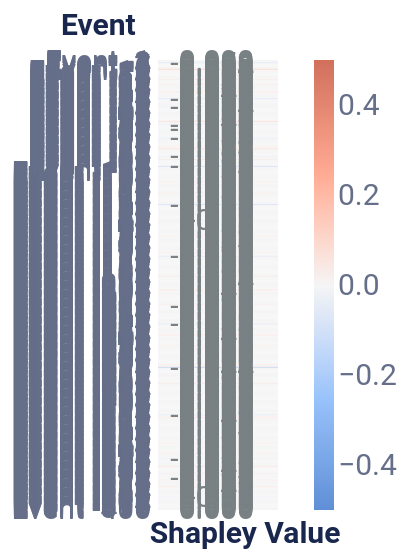

The cell this chart's notebook holds for it:
### Code cell
plot_event_heatmap(ev_i)

### Figure 1 — Vega-Lite specification as saved in the notebook (floating-point values rounded to 4 significant figures; data arrays with more than 128 entries replaced by an {"elided": "..."} marker saying what was removed)
{"config": {"axis": {"domain": true, "domainColor": "#666F89", "grid": false, "gridCap": "round", "gridColor": "#B3B7C4", "gridDash": [2, 4], "gridWidth": 0.5, "labelColor": "#666F89", "labelFont": "Roboto, Arial, sans-serif", "labelPadding": 2, "tickColor": "#666F89", "tickOpacity": 0.5, "tickSize": 4, "titleColor": "#19274E", "titleFont": "Roboto, Arial, sans-serif", "titleFontSize": 12}, "axisBand": {"domain": true, "labelPadding": 4, "ticks": false}, "axisY": {"domain": false, "titleAlign": "left", "titleAngle": 0, "titleX": -20, "titleY": -10}, "legend": {"labelColor": "#666F89", "labelFont": "Roboto, Arial, sans-serif", "labelFontSize": 12, "symbolSize": 40, "titleColor": "#19274E", "titleFont": "Roboto, Arial, sans-serif", "titleFontSize": 12, "titlePadding": 4}, "arc": {"stroke": "#FFFFFF", "strokeWidth": 1}, "bar": {"fill": "#2770EB", "stroke": null}, "circle": {"fill": "#2770EB", "stroke": "#FFFFFF", "strokeWidth": 0.5}, "line": {"stroke": "#2770EB", "strokeWidth": 2}, "point": {"fill": "#2770EB", "stroke": "#FFFFFF", "strokeWidth": 0.5}, "rect": {"fill": "#2770EB"}, "rule": {"stroke": "#666F89"}, "square": {"fill": "#2770EB", "stroke": "#FFFFFF", "strokeWidth": 0.5}, "text": {"color": "#19274E", "font": "Roboto, Arial, sans-serif", "fontSize": 12}, "tick": {"stroke": "#2770EB", "strokeWidth": 0.5}, "range": {"category": ["#2770EB", "#77B98A", "#DA5252", "#FFC400", "#A87AEA", "#00A39E", "#19274E"], "diverging": ["#006360", "#2BB3AE", "#96D9D7", "#FFFFFF", "#EDAAAA", "#DA5252", "#811D1D"], "heatmap": ["#18448F", "#1B4EA5", "#2770EB", "#4C88EE", "#82ACF3", "#A6C4F7", "#E9F1FD"], "ramp": ["#18448F", "#1B4EA5", "#2770EB", "#4C88EE", "#82ACF3", "#A6C4F7", "#E9F1FD"]}, "background": "#FFFFFF", "header": {"labelColor": "#19274E", "labelFont": "Roboto, Arial, sans-serif", "labelFontSize": 12, "titleColor": "#19274E", "titleFont": "Roboto, Arial, sans-serif", "titleFontSize": 16}, "title": {"anchor": "start", "color": "#19274E", "font": "Roboto, Arial, sans-serif", "fontSize": 20, "fontWeight": "bold", "offset": 20, "subtitleColor": "#19274E", "subtitleFontSize": 16}, "view": {"continuousHeight": 300, "continuousWidth": 400, "stroke": null}}, "layer": [{"mark": {"type": "rect"}, "encoding": {"color": {"field": "rounded", "legend": {"gradientLength": 225, "gradientThickness": 10, "labelFontSize": 15, "orient": "right"}, "scale": {"domain": [-0.5, 0.5], "range": ["#5f8fd6", "#99c3fb", "#f5f5f5", "#ffaa92", "#d16f5b"]}, "title": null, "type": "quantitative"}, "x": {"axis": {"title": "Shapley Value", "titleFontSize": 15}, "field": "column", "type": "ordinal"}, "y": {"axis": {"domain": false, "labelFontSize": 15, "title": "Event", "titleFontSize": 15, "titleX": -49}, "field": "Feature", "sort": {"elided": "400 str values"}, "type": "ordinal"}}}, {"mark": {"type": "text", "align": "right", "baseline": "middle", "color": "#798184", "dx": 18, "fontSize": 15}, "encoding": {"text": {"field": "rounded_str", "type": "nominal"}, "x": {"axis": {"domain": false, "labels": false, "title": "Shapley Value", "titleX": 43}, "field": "column", "type": "ordinal"}, "y": {"axis": {"domain": false, "labelFontSize": 15, "title": "Event", "titleFontSize": 15, "titleX": -49}, "field": "Feature", "sort": {"elided": "400 str values"}, "type": "ordinal"}}}], "data": {"name": "data-fed6849049421ed158887cf3f72bb0a2"}, "height": 225, "width": 60, "$schema": "https://vega.github.io/schema/vega-lite/v5.20.1.json", "datasets": {"data-fed6849049421ed158887cf3f72bb0a2": {"elided": "400 records"}}}
